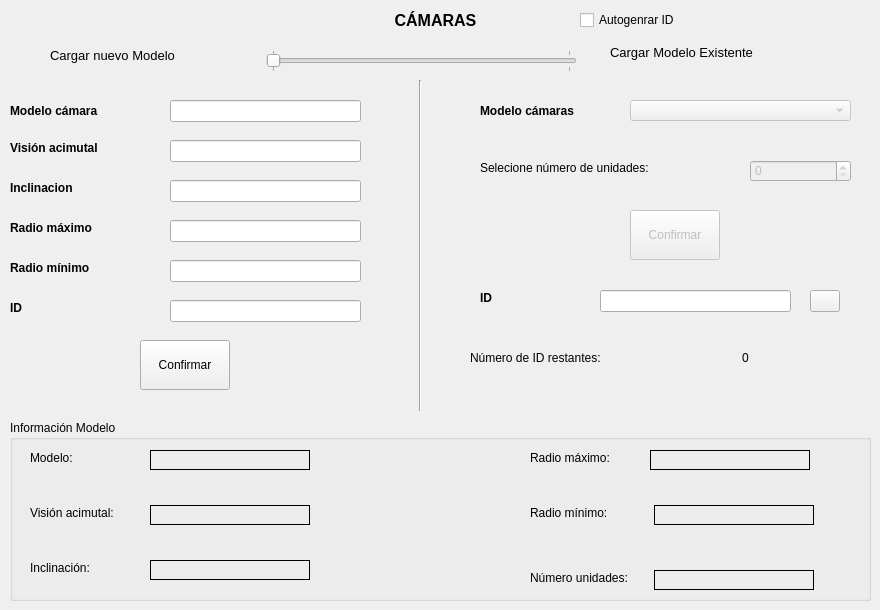
        <widget class="QWidget" name="tab_camaras">
         <attribute name="title">
          <string>CÁMARAS</string>
         </attribute>
         <widget class="QLabel" name="label_5">
          <property name="geometry">
           <rect>
            <x>0</x>
            <y>0</y>
            <width>871</width>
            <height>41</height>
           </rect>
          </property>
          <property name="font">
           <font>
            <pointsize>12</pointsize>
            <weight>75</weight>
            <bold>true</bold>
           </font>
          </property>
          <property name="text">
           <string>CÁMARAS</string>
          </property>
          <property name="textFormat">
           <enum>Qt::AutoText</enum>
          </property>
          <property name="alignment">
           <set>Qt::AlignCenter</set>
          </property>
         </widget>
         <widget class="QComboBox" name="comb_modeloscamaras_2">
          <property name="enabled">
           <bool>false</bool>
          </property>
          <property name="geometry">
           <rect>
            <x>630</x>
            <y>100</y>
            <width>221</width>
            <height>21</height>
           </rect>
          </property>
         </widget>
         <widget class="QLabel" name="label_7">
          <property name="geometry">
           <rect>
            <x>480</x>
            <y>95</y>
            <width>131</width>
            <height>31</height>
           </rect>
          </property>
          <property name="font">
           <font>
            <pointsize>9</pointsize>
            <weight>75</weight>
            <bold>true</bold>
           </font>
          </property>
          <property name="text">
           <string>Modelo cámaras</string>
          </property>
         </widget>
         <widget class="QSlider" name="slider_insertcamara">
          <property name="geometry">
           <rect>
            <x>266</x>
            <y>50</y>
            <width>311</width>
            <height>22</height>
           </rect>
          </property>
          <property name="maximum">
           <number>100</number>
          </property>
          <property name="singleStep">
           <number>100</number>
          </property>
          <property name="pageStep">
           <number>100</number>
          </property>
          <property name="value">
           <number>0</number>
          </property>
          <property name="sliderPosition">
           <number>0</number>
          </property>
          <property name="tracking">
           <bool>true</bool>
          </property>
          <property name="orientation">
           <enum>Qt::Horizontal</enum>
          </property>
          <property name="invertedAppearance">
           <bool>false</bool>
          </property>
          <property name="invertedControls">
           <bool>false</bool>
          </property>
          <property name="tickPosition">
           <enum>QSlider::TicksBothSides</enum>
          </property>
         </widget>
         <widget class="QLabel" name="label_29">
          <property name="geometry">
           <rect>
            <x>50</x>
            <y>40</y>
            <width>171</width>
            <height>31</height>
           </rect>
          </property>
          <property name="font">
           <font>
            <pointsize>10</pointsize>
           </font>
          </property>
          <property name="text">
           <string>Cargar nuevo Modelo</string>
          </property>
         </widget>
         <widget class="QLabel" name="label_30">
          <property name="geometry">
           <rect>
            <x>610</x>
            <y>37</y>
            <width>191</width>
            <height>31</height>
           </rect>
          </property>
          <property name="font">
           <font>
            <pointsize>10</pointsize>
           </font>
          </property>
          <property name="text">
           <string>Cargar Modelo Existente</string>
          </property>
         </widget>
         <widget class="QLineEdit" name="ln_modeloCamara">
          <property name="enabled">
           <bool>true</bool>
          </property>
          <property name="geometry">
           <rect>
            <x>170</x>
            <y>100</y>
            <width>191</width>
            <height>22</height>
           </rect>
          </property>
          <property name="frame">
           <bool>true</bool>
          </property>
         </widget>
         <widget class="QLabel" name="label_31">
          <property name="enabled">
           <bool>true</bool>
          </property>
          <property name="geometry">
           <rect>
            <x>10</x>
            <y>90</y>
            <width>141</width>
            <height>41</height>
           </rect>
          </property>
          <property name="font">
           <font>
            <pointsize>9</pointsize>
            <weight>75</weight>
            <bold>true</bold>
           </font>
          </property>
          <property name="text">
           <string>Modelo cámara</string>
          </property>
         </widget>
         <widget class="QLineEdit" name="ln_radioMin">
          <property name="geometry">
           <rect>
            <x>170</x>
            <y>260</y>
            <width>191</width>
            <height>22</height>
           </rect>
          </property>
         </widget>
         <widget class="QLineEdit" name="ln_inclinacion">
          <property name="geometry">
           <rect>
            <x>170</x>
            <y>180</y>
            <width>191</width>
            <height>22</height>
           </rect>
          </property>
         </widget>
         <widget class="QLineEdit" name="ln_radioMax">
          <property name="geometry">
           <rect>
            <x>170</x>
            <y>220</y>
            <width>191</width>
            <height>22</height>
           </rect>
          </property>
         </widget>
         <widget class="QLabel" name="label_32">
          <property name="geometry">
           <rect>
            <x>10</x>
            <y>260</y>
            <width>151</width>
            <height>16</height>
           </rect>
          </property>
          <property name="font">
           <font>
            <pointsize>9</pointsize>
            <weight>75</weight>
            <bold>true</bold>
           </font>
          </property>
          <property name="text">
           <string>Radio mínimo</string>
          </property>
         </widget>
         <widget class="QLineEdit" name="ln_acimutal">
          <property name="geometry">
           <rect>
            <x>170</x>
            <y>140</y>
            <width>191</width>
            <height>22</height>
           </rect>
          </property>
         </widget>
         <widget class="QLabel" name="label_33">
          <property name="geometry">
           <rect>
            <x>10</x>
            <y>180</y>
            <width>111</width>
            <height>16</height>
           </rect>
          </property>
          <property name="font">
           <font>
            <pointsize>9</pointsize>
            <weight>75</weight>
            <bold>true</bold>
           </font>
          </property>
          <property name="text">
           <string>Inclinacion </string>
          </property>
         </widget>
         <widget class="QLabel" name="label_34">
          <property name="geometry">
           <rect>
            <x>10</x>
            <y>140</y>
            <width>171</width>
            <height>16</height>
           </rect>
          </property>
          <property name="font">
           <font>
            <pointsize>9</pointsize>
            <weight>75</weight>
            <bold>true</bold>
           </font>
          </property>
          <property name="text">
           <string>Visión acimutal</string>
          </property>
         </widget>
         <widget class="QLabel" name="label_35">
          <property name="geometry">
           <rect>
            <x>10</x>
            <y>220</y>
            <width>131</width>
            <height>16</height>
           </rect>
          </property>
          <property name="font">
           <font>
            <pointsize>9</pointsize>
            <weight>75</weight>
            <bold>true</bold>
           </font>
          </property>
          <property name="text">
           <string>Radio máximo</string>
          </property>
         </widget>
         <widget class="QLabel" name="label_36">
          <property name="geometry">
           <rect>
            <x>480</x>
            <y>160</y>
            <width>231</width>
            <height>16</height>
           </rect>
          </property>
          <property name="font">
           <font>
            <pointsize>9</pointsize>
           </font>
          </property>
          <property name="text">
           <string>Selecione número de unidades:</string>
          </property>
         </widget>
         <widget class="QSpinBox" name="sp_numeroCamaras">
          <property name="enabled">
           <bool>false</bool>
          </property>
          <property name="geometry">
           <rect>
            <x>750</x>
            <y>160</y>
            <width>101</width>
            <height>22</height>
           </rect>
          </property>
         </widget>
         <widget class="QPushButton" name="bt_confirmar">
          <property name="enabled">
           <bool>false</bool>
          </property>
          <property name="geometry">
           <rect>
            <x>630</x>
            <y>210</y>
            <width>90</width>
            <height>50</height>
           </rect>
          </property>
          <property name="text">
           <string>Confirmar</string>
          </property>
         </widget>
         <widget class="QGroupBox" name="groupBox_8">
          <property name="geometry">
           <rect>
            <x>10</x>
            <y>420</y>
            <width>861</width>
            <height>181</height>
           </rect>
          </property>
          <property name="title">
           <string>Información Modelo</string>
          </property>
          <widget class="QLabel" name="label_37">
           <property name="geometry">
            <rect>
             <x>20</x>
             <y>30</y>
             <width>91</width>
             <height>16</height>
            </rect>
           </property>
           <property name="text">
            <string>Modelo:</string>
           </property>
          </widget>
          <widget class="QLabel" name="label_38">
           <property name="geometry">
            <rect>
             <x>20</x>
             <y>85</y>
             <width>101</width>
             <height>16</height>
            </rect>
           </property>
           <property name="text">
            <string>Visión acimutal:</string>
           </property>
          </widget>
          <widget class="QLabel" name="label_39">
           <property name="geometry">
            <rect>
             <x>20</x>
             <y>140</y>
             <width>101</width>
             <height>16</height>
            </rect>
           </property>
           <property name="text">
            <string>Inclinación:</string>
           </property>
          </widget>
          <widget class="QLabel" name="label_40">
           <property name="geometry">
            <rect>
             <x>520</x>
             <y>30</y>
             <width>101</width>
             <height>16</height>
            </rect>
           </property>
           <property name="text">
            <string>Radio máximo:</string>
           </property>
          </widget>
          <widget class="QLabel" name="label_41">
           <property name="geometry">
            <rect>
             <x>520</x>
             <y>85</y>
             <width>101</width>
             <height>16</height>
            </rect>
           </property>
           <property name="text">
            <string>Radio mínimo:</string>
           </property>
          </widget>
          <widget class="QLabel" name="label_42">
           <property name="geometry">
            <rect>
             <x>520</x>
             <y>150</y>
             <width>111</width>
             <height>16</height>
            </rect>
           </property>
           <property name="text">
            <string>Número unidades:</string>
           </property>
          </widget>
          <widget class="QLabel" name="lb_infomodelo">
           <property name="geometry">
            <rect>
             <x>140</x>
             <y>30</y>
             <width>160</width>
             <height>20</height>
            </rect>
           </property>
           <property name="frameShape">
            <enum>QFrame::Box</enum>
           </property>
           <property name="frameShadow">
            <enum>QFrame::Plain</enum>
           </property>
           <property name="text">
            <string/>
           </property>
           <property name="alignment">
            <set>Qt::AlignCenter</set>
           </property>
          </widget>
          <widget class="QLabel" name="lb_infoacimutal">
           <property name="geometry">
            <rect>
             <x>140</x>
             <y>85</y>
             <width>160</width>
             <height>20</height>
            </rect>
           </property>
           <property name="frameShape">
            <enum>QFrame::Box</enum>
           </property>
           <property name="text">
            <string/>
           </property>
           <property name="alignment">
            <set>Qt::AlignCenter</set>
           </property>
          </widget>
          <widget class="QLabel" name="lb_infoinclinacion">
           <property name="geometry">
            <rect>
             <x>140</x>
             <y>140</y>
             <width>160</width>
             <height>20</height>
            </rect>
           </property>
           <property name="frameShape">
            <enum>QFrame::Box</enum>
           </property>
           <property name="text">
            <string/>
           </property>
           <property name="alignment">
            <set>Qt::AlignCenter</set>
           </property>
          </widget>
          <widget class="QLabel" name="lb_inforadiomax">
           <property name="geometry">
            <rect>
             <x>640</x>
             <y>30</y>
             <width>160</width>
             <height>20</height>
            </rect>
           </property>
           <property name="frameShape">
            <enum>QFrame::Box</enum>
           </property>
           <property name="text">
            <string/>
           </property>
           <property name="alignment">
            <set>Qt::AlignCenter</set>
           </property>
          </widget>
          <widget class="QLabel" name="lb_inforadiomin">
           <property name="geometry">
            <rect>
             <x>644</x>
             <y>85</y>
             <width>160</width>
             <height>20</height>
            </rect>
           </property>
           <property name="frameShape">
            <enum>QFrame::Box</enum>
           </property>
           <property name="text">
            <string/>
           </property>
           <property name="alignment">
            <set>Qt::AlignCenter</set>
           </property>
          </widget>
          <widget class="QLabel" name="lb_infonumerounidades">
           <property name="geometry">
            <rect>
             <x>644</x>
             <y>150</y>
             <width>160</width>
             <height>20</height>
            </rect>
           </property>
           <property name="frameShape">
            <enum>QFrame::Box</enum>
           </property>
           <property name="text">
            <string/>
           </property>
           <property name="alignment">
            <set>Qt::AlignCenter</set>
           </property>
          </widget>
         </widget>
         <widget class="QPushButton" name="bt_confirmarDatos">
          <property name="geometry">
           <rect>
            <x>140</x>
            <y>340</y>
            <width>90</width>
            <height>50</height>
           </rect>
          </property>
          <property name="text">
           <string>Confirmar</string>
          </property>
         </widget>
         <widget class="Line" name="line">
          <property name="geometry">
           <rect>
            <x>410</x>
            <y>80</y>
            <width>20</width>
            <height>331</height>
           </rect>
          </property>
          <property name="orientation">
           <enum>Qt::Vertical</enum>
          </property>
         </widget>
         <widget class="QLabel" name="label_43">
          <property name="geometry">
           <rect>
            <x>10</x>
            <y>300</y>
            <width>151</width>
            <height>16</height>
           </rect>
          </property>
          <property name="font">
           <font>
            <pointsize>9</pointsize>
            <weight>75</weight>
            <bold>true</bold>
           </font>
          </property>
          <property name="text">
           <string>ID</string>
          </property>
         </widget>
         <widget class="QLineEdit" name="ln_ID">
          <property name="geometry">
           <rect>
            <x>170</x>
            <y>300</y>
            <width>191</width>
            <height>22</height>
           </rect>
          </property>
         </widget>
         <widget class="QCheckBox" name="ck_autogerarID">
          <property name="geometry">
           <rect>
            <x>580</x>
            <y>10</y>
            <width>191</width>
            <height>20</height>
           </rect>
          </property>
          <property name="toolTip">
           <string>Si esta opcion se encuentra marcada los id de las nuevas camaras se generan automaticamente</string>
          </property>
          <property name="text">
           <string>Autogenrar ID</string>
          </property>
         </widget>
         <widget class="QPushButton" name="bt_LnId">
          <property name="geometry">
           <rect>
            <x>810</x>
            <y>290</y>
            <width>30</width>
            <height>22</height>
           </rect>
          </property>
          <property name="text">
           <string/>
          </property>
          <property name="icon">
           <iconset>
            <normaloff>../Imagenes/id.png</normaloff>../Imagenes/id.png</iconset>
          </property>
         </widget>
         <widget class="QLabel" name="lb_idRestante">
          <property name="geometry">
           <rect>
            <x>670</x>
            <y>350</y>
            <width>151</width>
            <height>16</height>
           </rect>
          </property>
          <property name="text">
           <string>0</string>
          </property>
          <property name="alignment">
           <set>Qt::AlignCenter</set>
          </property>
         </widget>
         <widget class="QLineEdit" name="ln_IDEX">
          <property name="geometry">
           <rect>
            <x>600</x>
            <y>290</y>
            <width>191</width>
            <height>22</height>
           </rect>
          </property>
         </widget>
         <widget class="QLabel" name="label_44">
          <property name="geometry">
           <rect>
            <x>480</x>
            <y>290</y>
            <width>151</width>
            <height>16</height>
           </rect>
          </property>
          <property name="font">
           <font>
            <pointsize>9</pointsize>
            <weight>75</weight>
            <bold>true</bold>
           </font>
          </property>
          <property name="text">
           <string>ID</string>
          </property>
         </widget>
         <widget class="QLabel" name="label_22">
          <property name="geometry">
           <rect>
            <x>470</x>
            <y>350</y>
            <width>151</width>
            <height>16</height>
           </rect>
          </property>
          <property name="text">
           <string>Número de ID restantes:</string>
          </property>
         </widget>
        </widget>
